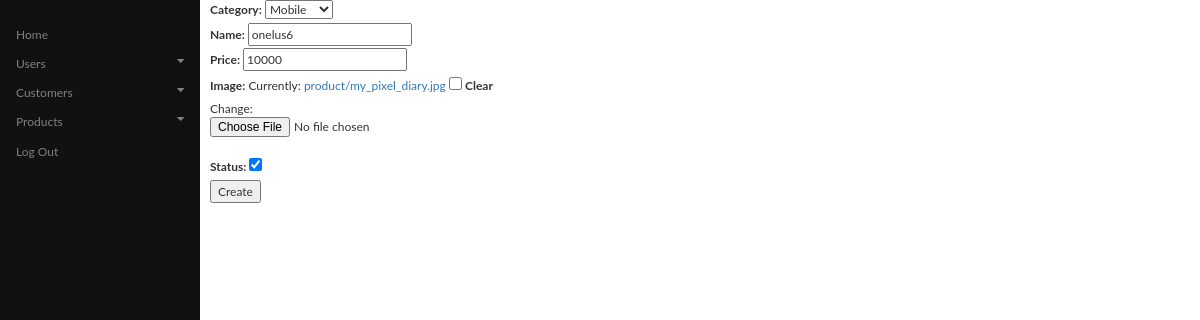
Page /product/onelus6/edit/ (signed in) on the earlier database version.
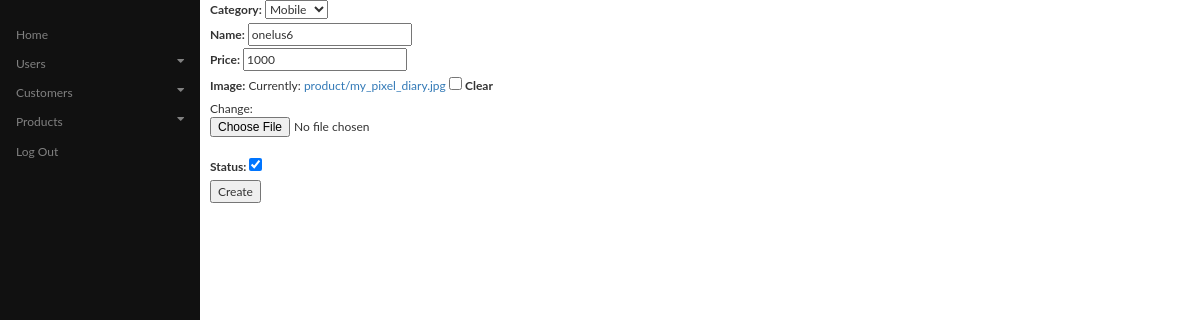
Same page on the later database version.
### product/models1.py (models this page shows, shortened)
class Category(models.Model):
    category = models.CharField(max_length=100, unique=True)
    slug1 = models.SlugField(unique=True, blank=True, null=True)
    created_by = models.ForeignKey(User, on_delete=models.CASCADE, blank=True, null=True)
    timestamp = models.DateTimeField(auto_now=True, null=True, blank=True)
    last_updated = models.DateTimeField(auto_now_add=True, null=True, blank=True)
    def __str__(self):
        return self.category
    class Meta:
        ordering = ["-timestamp" , "-last_updated"]

### product/models.py (models this page shows, shortened)
class Product(models.Model):
    category = models.ForeignKey(Category, on_delete=models.CASCADE)
    created_by = models.ForeignKey(User, on_delete=models.CASCADE, null=True, blank=True)
    slug = models.SlugField(unique=True, null=True, blank=True)
    name = models.CharField(max_length=100, unique=True)
    image = models.FileField(upload_to='product', null=True, blank=True)
    price = models.PositiveIntegerField()
    status = models.BooleanField(default=False)
    timestamp = models.DateTimeField(auto_now=True, null=True, blank=True)
    last_updated = models.DateTimeField(auto_now_add=True, null=True, blank=True)
    class Meta:
        ordering = ["-timestamp" , "-last_updated"]

### product/views.py (the view)
# urls.py: url(r'^(?P<slug>[\w-]+)/edit/', product_edit, name="product_edit"),
def product_edit(request, slug):
    instance = get_object_or_404(Product, slug=slug)
    if request.method == 'POST':
        form = ProductForm(request.POST, request.FILES, instance=instance)
        if form.is_valid():
            f = form.save(commit=False)
            f.created_by = request.user
            f.save()
            return HttpResponseRedirect(f.get_absolute_url())
    else:
        form = ProductForm(instance=instance)
    context = {
        'form': form,
    }
    if request.user.is_superuser:
        return render(request, 'product/add_product.html', context)
    else:
        return render(request, 'main/not_authorised.html')

### product/forms.py
class ProductForm(forms.ModelForm):
    class Meta:
        model = Product
        fields = [
            'category',
            'name',
            'price',
            'image',
            'status',
        ]

### templates/product/add_product.html (shortened to what this page needs)
{% extends 'base.html' %}
{% block content %}
    <form method="post" enctype="multipart/form-data">
        {% for field in form %}
            {{ field.label_tag }}
            {{ field }}<br/>
        {% endfor %}
        <button type="submit">Create</button>
    </form>
{% endblock %}

Differences in the rows shown:
changed Product "onelus6": price "10000" → "1000"
